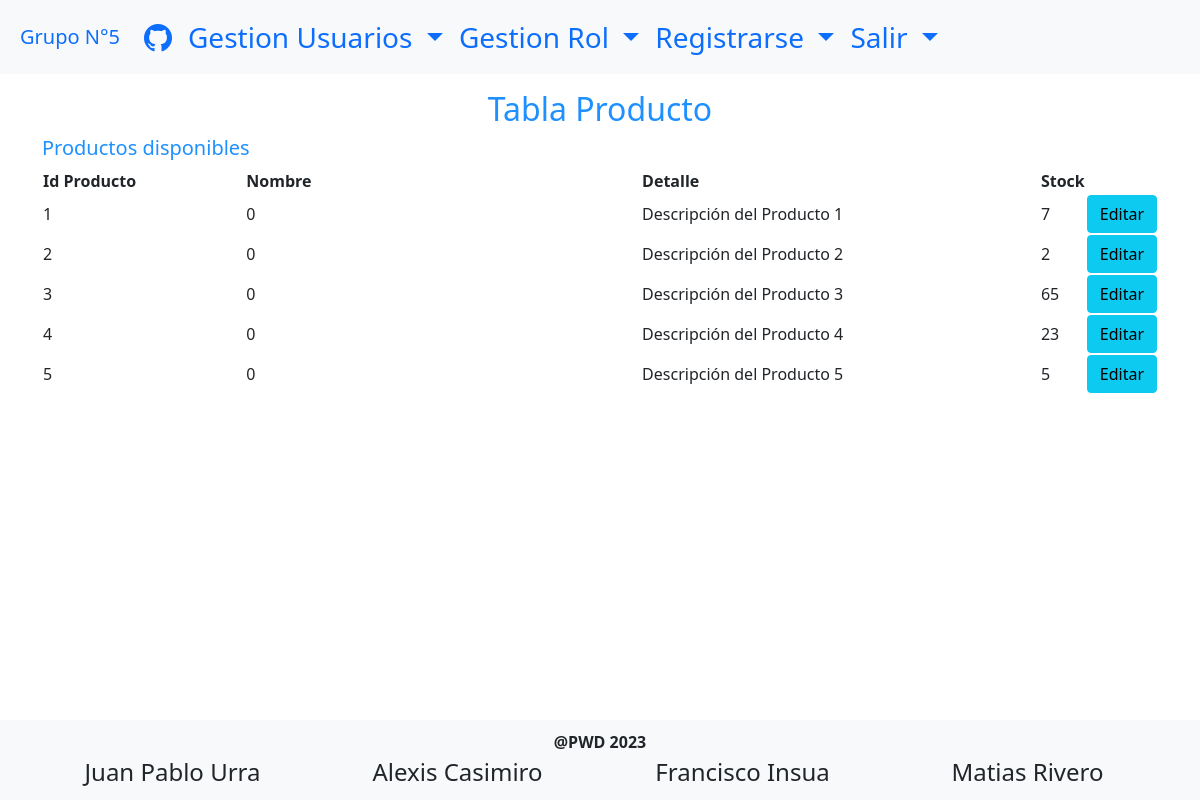
The app's page /Vista/producto/indexProducto.php with its own data.
### tables this page shows
CREATE TABLE `producto` (
  `idproducto` bigint(20) NOT NULL,
  `pronombre` int(11) NOT NULL,
  `prodetalle` varchar(512) NOT NULL,
  `procantstock` int(11) NOT NULL
);

### util/funciones.php (called while the page is built, shortened)
<?php
spl_autoload_register(function ($class_name){
    $directorys = array(
        $_SESSION['ROOT'].'Modelo/',
        $_SESSION['ROOT'].'Modelo/conector/',
        $_SESSION['ROOT'].'Control/',
        $_SESSION['ROOT'].'vendor/'
        );
});
?>

### Modelo/Conector/BaseDatos.php (called while the page is built, shortened)
<?php
class BaseDatos extends PDO {
  	private $conec;
  	private $indice;
  	private $resultado;
    public function __construct(){
        $this->indice =0;
        try {
           $this->conec=true;
        }catch (PDOException $e) {
            $this->sql = $e->getMessage();
            $this->conec=false;
        }
    }
    public function Iniciar(){
        return $this->getConec();
    }
    public function getConec(){
        return $this->conec;
    }
    public function setSQL($e){
        return "\n".$this->sql = $e;
    }
    public function Ejecutar($sql){
        if ( stristr($sql,"select")){
            $resp =  $this->EjecutarSelect($sql);
        }
        return $resp;
   }
   private function EjecutarSelect($sql){
       $cant = -1;
       $resultado=parent::query($sql);
       if(!$resultado){
           $this->analizarDebug();
       }else {
          $arregloResult = $resultado->fetchAll();
          $cant = count($arregloResult);
       }
       return $cant;
   }
   public function Registro() {
       $filaActual = false;
       $indiceActual = $this->getIndice();
       if ($indiceActual>=0) {
           $filas = $this->getResultado();
           if($indiceActual<count($filas)){
               $filaActual =  $filas[$indiceActual];
           }else {
               $this->setIndice(-1);
           }
       }
       return $filaActual;
   }
   private function setIndice ($valor){
       $this->indice = $valor;
   }
   private function getIndice (){
       return $this->indice;
   }
   private function setResultado($valor){
       $this->resultado = $valor;
   }
   private function getResultado(){
      return $this->resultado;
   }
}

### Modelo/Producto.php (called while the page is built, shortened)
<?php
class Producto{
    private $idProducto;
    private $nombre;
    private $detalle;
    private $cantStock;
    public function __construct()
    {
        $this->idProducto=0;
        $this->nombre="";
        $this->detalle="";
        $this->cantStock=0;
    }
    public function setear ($id,$nombre,$detalle,$stock){
        $this->idProducto=$id;
        $this->nombre=$nombre;
        $this->detalle=$detalle;
    }
    public function getId(){
        return $this->idProducto;
    }
    public function getNombre(){
        return $this->nombre;
    }
    public function getDetalle(){
        return $this->detalle;
    }
    public function getStock(){
        return $this->cantStock;
    }
    public function setStock($cant){
        $this->cantStock=$cant;
    }
    public function listar($parametro=""){
        $arrayProductos=array();
        $baseDatos=new BaseDatos();
        $sql="SELECT * FROM producto ";
        if($parametro!=""){
            $sql.=' WHERE '.$parametro;
        }
        if($baseDatos->Iniciar()){
            $respuesta=$baseDatos->Ejecutar($sql);
            if($respuesta>-1){
                if($respuesta>0){
                    while($row=$baseDatos->Registro()){
                    $obj=new Producto();
                    $obj->setear($row['idproducto'],$row['pronombre'],$row['prodetalle'],$row['procantstock']);
                    array_push($arrayProductos,$obj);
                    }
                }
            }
        }
        return $arrayProductos;
    }
}
?>

### Control/AbmProducto.php (called while the page is built, shortened)
<?php
class AbmProducto{
    public function buscar ($param){
        $objProducto=new Producto();
        $where=" true ";
        $arreglo=$objProducto->listar($where);
        return $arreglo;
    }
}
?>

### Vista/producto/indexProducto.php (the view, shortened to what this page needs)
<?php
include_once("../estructura/headPrivado.php");
$objAbmProducto = new AbmProducto();
$listaProducto = $objAbmProducto->buscar(null);
?>
<div class="container mt-3">
  <h2 style="text-align: center; color:dodgerblue;">Tabla Producto</h2>
  <h5 style="text-align: left; color:dodgerblue;">Productos disponibles</h5>
  <form action="editarProducto.php" method="post">
    <table class="table-striped">
        <tr>
            <th style="width:20%">Id Producto</th>
            <th style="width:40%">Nombre</th>
            <th style="width:40%">Detalle</th>
            <th style="width:10%">Stock</th>
        </tr>
            <?php if(count($listaProducto)>0){
                foreach($listaProducto as $Producto){?>
                    <tr>
                    <td> <?php echo($Producto->getId()) ?></td>
                    <td> <?php echo($Producto->getNombre())?></td>
                    <td> <?php echo($Producto->getDetalle())?></td>
                    <td> <?php echo($Producto->getStock())?></td>
                    <td><a href="editarProducto.php?Id=<?php echo($Producto->getId()) ?>" class="btn btn-info">Editar</a></td>
                </tr>
                <?php
                }
            } ?>
    </table>
  </form>
</div>
<?php
include_once("../estructura/footer.php");
?>

### Vista/estructura/headPrivado.php (shortened to what this page needs)
<!DOCTYPE html>
<html lang="en">
<head>
  <link rel="stylesheet" href="../librerias/bootstrap5/css/bootstrap.min.css">
  <link rel="stylesheet" href="../librerias/node_modules/bootstrap-icons/font/bootstrap-icons.css">
  <link rel="stylesheet" type="text/css" href="../css/estilos.css">
</head>
<body>
  <nav class="navbar navbar-expand-lg bg-light p-2 fs-3">
    <div class="container-fluid">
      <a class="navbar-brand" id="pagina-principal" href="../estructura/principal.php">Grupo N°5</a>
      <div class="collapse navbar-collapse" id="navbarNavDropdown">
        <ul class="navbar-nav">
          <li class="nav-item">
            <a class="nav-link active" aria-current="page" href="https://github.com/AlexisCasimiro/pwd"> <i class="bi bi-github"></i> </a>
          </li>
          <li class="nav-item dropdown">
            <a class="nav-link dropdown-toggle" href="#" role="button"  data-bs-toggle="dropdown" aria-expanded="false">
              Gestion Usuarios
            </a>
          </li>
          <li class="nav-item dropdown">
            <a class="nav-link dropdown-toggle" href="#" role="button" data-bs-toggle="dropdown" aria-expanded="false">
              Gestion Rol
            </a>
          </li>
          <li class="nav-item dropdown">
            <a class="nav-link dropdown-toggle" href="#" role="button" data-bs-toggle="dropdown" aria-expanded="false">
              Registrarse
            </a>
          </li>
          <li class="nav-item dropdown">
            <a class="nav-link dropdown-toggle" href="#" role="button" data-bs-toggle="dropdown" aria-expanded="false">
              Salir
            </a>
          </li>
        </ul>
      </div>
    </div>
  </nav>

### Vista/estructura/footer.php (shortened to what this page needs)
<footer class="bg-light fixed-bottom" style="width:100%; height: 80px;">
    <div class="position-absolute top-50 start-50 translate-middle container bg-light">
        <div class="row">
            <div class="col-sm-12 col-md-12 fw-bold d-flex justify-content-center">@PWD 2023</div>
            <div class="col-sm-12 col-md-3 d-flex justify-content-center fs-4">Juan Pablo Urra </div>
            <div class="col-sm-12 col-md-3 d-flex justify-content-center fs-4">Alexis Casimiro </div>
            <div class="col-sm-12 col-md-3 d-flex justify-content-center fs-4">Francisco Insua </div>
            <div class="col-sm-12 col-md-3 d-flex justify-content-center fs-4">Matias Rivero </div>
        </div>
    </div>
</footer>
</body>
</html>

### records on screen
producto: idproducto "1", pronombre "0", prodetalle "Descripción del Producto 1", procantstock "7"
producto: idproducto "2", pronombre "0", prodetalle "Descripción del Producto 2", procantstock "2"
producto: idproducto "3", pronombre "0", prodetalle "Descripción del Producto 3", procantstock "65"
producto: idproducto "4", pronombre "0", prodetalle "Descripción del Producto 4", procantstock "23"
producto: idproducto "5", pronombre "0", prodetalle "Descripción del Producto 5", procantstock "5"
